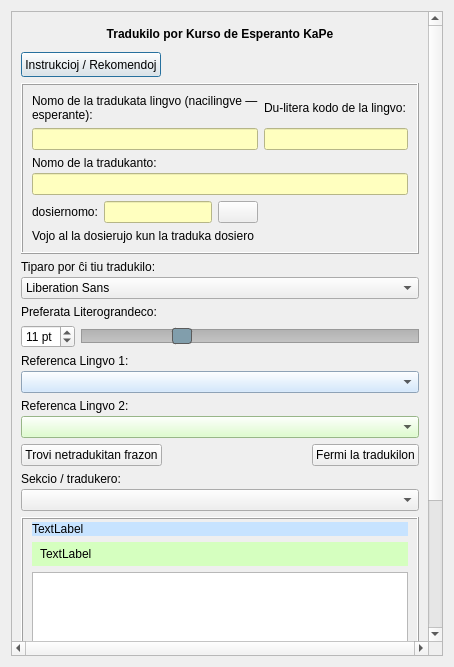
<?xml version="1.0" encoding="UTF-8"?>
<ui version="4.0">
 <class>traduko</class>
 <widget class="QDialog" name="traduko">
  <property name="geometry">
   <rect>
    <x>0</x>
    <y>0</y>
    <width>454</width>
    <height>667</height>
   </rect>
  </property>
  <property name="sizePolicy">
   <sizepolicy hsizetype="Ignored" vsizetype="Ignored">
    <horstretch>0</horstretch>
    <verstretch>0</verstretch>
   </sizepolicy>
  </property>
  <property name="windowTitle">
   <string>Dialog</string>
  </property>
  <layout class="QVBoxLayout" name="verticalLayout_13">
   <item>
    <widget class="QScrollArea" name="scrollArea">
     <property name="verticalScrollBarPolicy">
      <enum>Qt::ScrollBarAlwaysOn</enum>
     </property>
     <property name="horizontalScrollBarPolicy">
      <enum>Qt::ScrollBarAlwaysOn</enum>
     </property>
     <property name="sizeAdjustPolicy">
      <enum>QAbstractScrollArea::AdjustToContents</enum>
     </property>
     <property name="widgetResizable">
      <bool>true</bool>
     </property>
     <widget class="QWidget" name="scrollAreaWidgetContents">
      <property name="geometry">
       <rect>
        <x>0</x>
        <y>0</y>
        <width>417</width>
        <height>927</height>
       </rect>
      </property>
      <layout class="QVBoxLayout" name="verticalLayout_15">
       <item>
        <layout class="QVBoxLayout" name="verticalLayout_12">
         <item>
          <widget class="QLabel" name="label">
           <property name="font">
            <font>
             <weight>75</weight>
             <bold>true</bold>
            </font>
           </property>
           <property name="text">
            <string>Tradukilo por Kurso de Esperanto KaPe</string>
           </property>
           <property name="alignment">
            <set>Qt::AlignCenter</set>
           </property>
           <property name="wordWrap">
            <bool>true</bool>
           </property>
          </widget>
         </item>
         <item>
          <widget class="QPushButton" name="Button7">
           <property name="sizePolicy">
            <sizepolicy hsizetype="Maximum" vsizetype="Preferred">
             <horstretch>0</horstretch>
             <verstretch>0</verstretch>
            </sizepolicy>
           </property>
           <property name="text">
            <string>Instrukcioj / Rekomendoj</string>
           </property>
          </widget>
         </item>
        </layout>
       </item>
       <item>
        <widget class="QFrame" name="frame">
         <property name="frameShape">
          <enum>QFrame::Box</enum>
         </property>
         <property name="frameShadow">
          <enum>QFrame::Raised</enum>
         </property>
         <layout class="QVBoxLayout" name="verticalLayout_14">
          <item>
           <layout class="QHBoxLayout" name="horizontalLayout_7">
            <item>
             <layout class="QVBoxLayout" name="verticalLayout_4">
              <item>
               <widget class="QLabel" name="label_6">
                <property name="text">
                 <string>Nomo de la tradukata lingvo (nacilingve — esperante):</string>
                </property>
                <property name="wordWrap">
                 <bool>true</bool>
                </property>
               </widget>
              </item>
              <item>
               <widget class="cx_edit" name="Edit1">
                <property name="styleSheet">
                 <string notr="true">background-color:  rgb(255, 255, 191);</string>
                </property>
               </widget>
              </item>
             </layout>
            </item>
            <item>
             <layout class="QVBoxLayout" name="verticalLayout_2">
              <item>
               <widget class="QLabel" name="label_2">
                <property name="text">
                 <string>Du-litera kodo de la lingvo:</string>
                </property>
                <property name="wordWrap">
                 <bool>true</bool>
                </property>
               </widget>
              </item>
              <item>
               <widget class="QLineEdit" name="dulitera_lingvokodo">
                <property name="styleSheet">
                 <string notr="true">background-color:  rgb(255, 255, 191);</string>
                </property>
                <property name="inputMask">
                 <string>&lt;AA</string>
                </property>
                <property name="maxLength">
                 <number>2</number>
                </property>
               </widget>
              </item>
             </layout>
            </item>
           </layout>
          </item>
          <item>
           <layout class="QVBoxLayout" name="verticalLayout_6">
            <property name="spacing">
             <number>3</number>
            </property>
            <item>
             <widget class="QLabel" name="label_7">
              <property name="text">
               <string>Nomo de la tradukanto:</string>
              </property>
              <property name="wordWrap">
               <bool>true</bool>
              </property>
             </widget>
            </item>
            <item>
             <widget class="cx_edit" name="Edit2">
              <property name="styleSheet">
               <string notr="true">background-color:  rgb(255, 255, 191);</string>
              </property>
             </widget>
            </item>
           </layout>
          </item>
          <item>
           <layout class="QVBoxLayout" name="verticalLayout_10">
            <item>
             <layout class="QHBoxLayout" name="horizontalLayout_2">
              <item alignment="Qt::AlignLeft">
               <widget class="QLabel" name="label_11">
                <property name="frameShape">
                 <enum>QFrame::NoFrame</enum>
                </property>
                <property name="text">
                 <string>dosiernomo:</string>
                </property>
                <property name="wordWrap">
                 <bool>true</bool>
                </property>
               </widget>
              </item>
              <item alignment="Qt::AlignLeft">
               <widget class="cx_edit" name="Edit_dosiero">
                <property name="styleSheet">
                 <string notr="true">background-color:  rgb(255, 255, 191);</string>
                </property>
               </widget>
              </item>
              <item alignment="Qt::AlignLeft">
               <widget class="QPushButton" name="dosierujo">
                <property name="icon">
                 <iconset resource="../resources/ikonoj_androjdo.qrc">
                  <normaloff>:/ikonoj_androjdo/baseline_folder_open_black_36dp.png</normaloff>:/ikonoj_androjdo/baseline_folder_open_black_36dp.png</iconset>
                </property>
                <property name="iconSize">
                 <size>
                  <width>36</width>
                  <height>36</height>
                 </size>
                </property>
               </widget>
              </item>
              <item>
               <spacer name="horizontalSpacer">
                <property name="orientation">
                 <enum>Qt::Horizontal</enum>
                </property>
                <property name="sizeHint" stdset="0">
                 <size>
                  <width>40</width>
                  <height>20</height>
                 </size>
                </property>
               </spacer>
              </item>
             </layout>
            </item>
            <item>
             <widget class="QLabel" name="vojo_dosierujo">
              <property name="text">
               <string>Vojo al la dosierujo kun la traduka dosiero</string>
              </property>
              <property name="wordWrap">
               <bool>true</bool>
              </property>
             </widget>
            </item>
           </layout>
          </item>
         </layout>
        </widget>
       </item>
       <item>
        <layout class="QVBoxLayout" name="verticalLayout_5">
         <property name="spacing">
          <number>3</number>
         </property>
         <item>
          <widget class="QLabel" name="label_4">
           <property name="text">
            <string>Tiparo por ĉi tiu tradukilo:</string>
           </property>
           <property name="wordWrap">
            <bool>true</bool>
           </property>
          </widget>
         </item>
         <item>
          <widget class="QFontComboBox" name="tiparo">
           <property name="editable">
            <bool>false</bool>
           </property>
          </widget>
         </item>
        </layout>
       </item>
       <item>
        <layout class="QVBoxLayout" name="verticalLayout_11">
         <item>
          <widget class="QLabel" name="label_10">
           <property name="sizePolicy">
            <sizepolicy hsizetype="Expanding" vsizetype="Preferred">
             <horstretch>0</horstretch>
             <verstretch>0</verstretch>
            </sizepolicy>
           </property>
           <property name="text">
            <string>Preferata Literograndeco:</string>
           </property>
           <property name="wordWrap">
            <bool>true</bool>
           </property>
          </widget>
         </item>
         <item>
          <layout class="QHBoxLayout" name="horizontalLayout_4">
           <item>
            <widget class="QSpinBox" name="literGrando">
             <property name="sizePolicy">
              <sizepolicy hsizetype="Maximum" vsizetype="Fixed">
               <horstretch>0</horstretch>
               <verstretch>0</verstretch>
              </sizepolicy>
             </property>
             <property name="suffix">
              <string> pt</string>
             </property>
             <property name="minimum">
              <number>8</number>
             </property>
             <property name="maximum">
              <number>16</number>
             </property>
             <property name="value">
              <number>11</number>
             </property>
            </widget>
           </item>
           <item>
            <widget class="QSlider" name="horizontalSlider">
             <property name="styleSheet">
              <string notr="true">QSlider::groove:horizontal {
    border: 1px solid #999999;
    height: 12px; /* the groove expands to the size of the slider by default. by giving it a height, it has a fixed size */
    background:  qlineargradient(x1:0, y1:0, x2:0, y2:1, stop:0 #B1B1B1, stop:1 #c4c4c4);
    margin: 2px 0;
}

QSlider::handle:horizontal {
    background: #819EAC;  /*qlineargradient(x1:0, y1:0, x2:1, y2:1, stop:0 #b4b4b4, stop:1 #8f8f8f);*/
    border: 1px solid #5c5c5c;
    width: 18px;
    margin: -2px 0; /* handle is placed by default on the contents rect of the groove. Expand outside the groove */
    border-radius: 3px;
}</string>
             </property>
             <property name="minimum">
              <number>9</number>
             </property>
             <property name="maximum">
              <number>16</number>
             </property>
             <property name="pageStep">
              <number>1</number>
             </property>
             <property name="value">
              <number>11</number>
             </property>
             <property name="orientation">
              <enum>Qt::Horizontal</enum>
             </property>
             <property name="tickPosition">
              <enum>QSlider::TicksAbove</enum>
             </property>
            </widget>
           </item>
          </layout>
         </item>
        </layout>
       </item>
       <item>
        <layout class="QVBoxLayout" name="verticalLayout_9">
         <item>
          <layout class="QVBoxLayout" name="verticalLayout_7">
           <property name="spacing">
            <number>3</number>
           </property>
           <item>
            <widget class="QLabel" name="label_8">
             <property name="text">
              <string>Referenca Lingvo 1:</string>
             </property>
             <property name="wordWrap">
              <bool>true</bool>
             </property>
            </widget>
           </item>
           <item>
            <widget class="QComboBox" name="lingvoj1">
             <property name="sizePolicy">
              <sizepolicy hsizetype="Preferred" vsizetype="Minimum">
               <horstretch>0</horstretch>
               <verstretch>0</verstretch>
              </sizepolicy>
             </property>
             <property name="styleSheet">
              <string notr="true">background-color: rgb(199, 227, 255);
</string>
             </property>
            </widget>
           </item>
          </layout>
         </item>
         <item>
          <layout class="QVBoxLayout" name="verticalLayout_8">
           <property name="spacing">
            <number>3</number>
           </property>
           <item>
            <widget class="QLabel" name="label_9">
             <property name="text">
              <string>Referenca Lingvo 2:</string>
             </property>
             <property name="wordWrap">
              <bool>true</bool>
             </property>
            </widget>
           </item>
           <item>
            <widget class="QComboBox" name="lingvoj2">
             <property name="sizePolicy">
              <sizepolicy hsizetype="Preferred" vsizetype="Minimum">
               <horstretch>0</horstretch>
               <verstretch>0</verstretch>
              </sizepolicy>
             </property>
             <property name="styleSheet">
              <string notr="true">background-color: rgb(213, 255, 191);</string>
             </property>
            </widget>
           </item>
          </layout>
         </item>
        </layout>
       </item>
       <item>
        <layout class="QHBoxLayout" name="horizontalLayout_6">
         <item alignment="Qt::AlignLeft">
          <widget class="QPushButton" name="Button4">
           <property name="sizePolicy">
            <sizepolicy hsizetype="Maximum" vsizetype="Preferred">
             <horstretch>0</horstretch>
             <verstretch>0</verstretch>
            </sizepolicy>
           </property>
           <property name="text">
            <string>Trovi netradukitan frazon</string>
           </property>
          </widget>
         </item>
         <item alignment="Qt::AlignRight">
          <widget class="QPushButton" name="pushButton">
           <property name="text">
            <string>Fermi la tradukilon</string>
           </property>
           <property name="icon">
            <iconset resource="../resources/ikonoj_androjdo.qrc">
             <normaloff>:/ikonoj_androjdo/baseline_exit_to_app_black_36.png</normaloff>:/ikonoj_androjdo/baseline_exit_to_app_black_36.png</iconset>
           </property>
           <property name="iconSize">
            <size>
             <width>36</width>
             <height>36</height>
            </size>
           </property>
          </widget>
         </item>
        </layout>
       </item>
       <item>
        <layout class="QVBoxLayout" name="verticalLayout_3">
         <property name="spacing">
          <number>3</number>
         </property>
         <item>
          <widget class="QLabel" name="label_3">
           <property name="text">
            <string>Sekcio / tradukero:</string>
           </property>
           <property name="wordWrap">
            <bool>true</bool>
           </property>
          </widget>
         </item>
         <item>
          <widget class="QComboBox" name="Listo"/>
         </item>
        </layout>
       </item>
       <item>
        <widget class="QFrame" name="frame_4">
         <property name="sizePolicy">
          <sizepolicy hsizetype="Ignored" vsizetype="Ignored">
           <horstretch>0</horstretch>
           <verstretch>0</verstretch>
          </sizepolicy>
         </property>
         <property name="frameShape">
          <enum>QFrame::Box</enum>
         </property>
         <property name="frameShadow">
          <enum>QFrame::Raised</enum>
         </property>
         <layout class="QVBoxLayout" name="verticalLayout" stretch="0,0,1,0">
          <property name="topMargin">
           <number>3</number>
          </property>
          <property name="bottomMargin">
           <number>0</number>
          </property>
          <item>
           <widget class="QLabel" name="Memo2">
            <property name="styleSheet">
             <string notr="true">background-color: rgb(199, 227, 255);
</string>
            </property>
            <property name="text">
             <string>TextLabel</string>
            </property>
            <property name="wordWrap">
             <bool>true</bool>
            </property>
           </widget>
          </item>
          <item>
           <widget class="QLabel" name="Memo3">
            <property name="styleSheet">
             <string notr="true">background-color: rgb(213, 255, 191);
padding: 5px;</string>
            </property>
            <property name="text">
             <string>TextLabel</string>
            </property>
            <property name="wordWrap">
             <bool>true</bool>
            </property>
           </widget>
          </item>
          <item>
           <widget class="QPlainTextEdit" name="Memo1">
            <property name="sizePolicy">
             <sizepolicy hsizetype="Preferred" vsizetype="Preferred">
              <horstretch>0</horstretch>
              <verstretch>0</verstretch>
             </sizepolicy>
            </property>
           </widget>
          </item>
          <item>
           <layout class="QHBoxLayout" name="horizontalLayout">
            <item>
             <widget class="QLabel" name="pozicio">
              <property name="text">
               <string>TextLabel</string>
              </property>
              <property name="wordWrap">
               <bool>true</bool>
              </property>
             </widget>
            </item>
           </layout>
          </item>
         </layout>
        </widget>
       </item>
       <item>
        <layout class="QHBoxLayout" name="horizontalLayout_3">
         <item>
          <widget class="QPushButton" name="Button1">
           <property name="sizePolicy">
            <sizepolicy hsizetype="Maximum" vsizetype="Fixed">
             <horstretch>0</horstretch>
             <verstretch>0</verstretch>
            </sizepolicy>
           </property>
           <property name="icon">
            <iconset resource="../resources/ikonoj_androjdo.qrc">
             <normaloff>:/ikonoj_androjdo/baseline_arrow_back_black_36.png</normaloff>:/ikonoj_androjdo/baseline_arrow_back_black_36.png</iconset>
           </property>
           <property name="iconSize">
            <size>
             <width>36</width>
             <height>36</height>
            </size>
           </property>
          </widget>
         </item>
         <item>
          <widget class="QPushButton" name="Button5">
           <property name="sizePolicy">
            <sizepolicy hsizetype="Maximum" vsizetype="Fixed">
             <horstretch>0</horstretch>
             <verstretch>0</verstretch>
            </sizepolicy>
           </property>
           <property name="icon">
            <iconset resource="../resources/ikonoj_androjdo.qrc">
             <normaloff>:/ikonoj_androjdo/unua_pagho.png</normaloff>:/ikonoj_androjdo/unua_pagho.png</iconset>
           </property>
           <property name="iconSize">
            <size>
             <width>36</width>
             <height>36</height>
            </size>
           </property>
          </widget>
         </item>
         <item>
          <widget class="QPushButton" name="Button6">
           <property name="sizePolicy">
            <sizepolicy hsizetype="Maximum" vsizetype="Fixed">
             <horstretch>0</horstretch>
             <verstretch>0</verstretch>
            </sizepolicy>
           </property>
           <property name="icon">
            <iconset resource="../resources/ikonoj_androjdo.qrc">
             <normaloff>:/ikonoj_androjdo/lasta_pagho.png</normaloff>:/ikonoj_androjdo/lasta_pagho.png</iconset>
           </property>
           <property name="iconSize">
            <size>
             <width>36</width>
             <height>36</height>
            </size>
           </property>
          </widget>
         </item>
         <item>
          <widget class="QPushButton" name="Button2">
           <property name="sizePolicy">
            <sizepolicy hsizetype="Maximum" vsizetype="Fixed">
             <horstretch>0</horstretch>
             <verstretch>0</verstretch>
            </sizepolicy>
           </property>
           <property name="icon">
            <iconset resource="../resources/ikonoj_androjdo.qrc">
             <normaloff>:/ikonoj_androjdo/baseline_arrow_forward_black_36.png</normaloff>:/ikonoj_androjdo/baseline_arrow_forward_black_36.png</iconset>
           </property>
           <property name="iconSize">
            <size>
             <width>36</width>
             <height>36</height>
            </size>
           </property>
          </widget>
         </item>
        </layout>
       </item>
      </layout>
     </widget>
    </widget>
   </item>
  </layout>
 </widget>
 <customwidgets>
  <customwidget>
   <class>cx_edit</class>
   <extends>QLineEdit</extends>
   <header>cx_edit.h</header>
  </customwidget>
 </customwidgets>
 <resources>
  <include location="ikonoj_androjdo.qrc"/>
 </resources>
 <connections/>
</ui>
